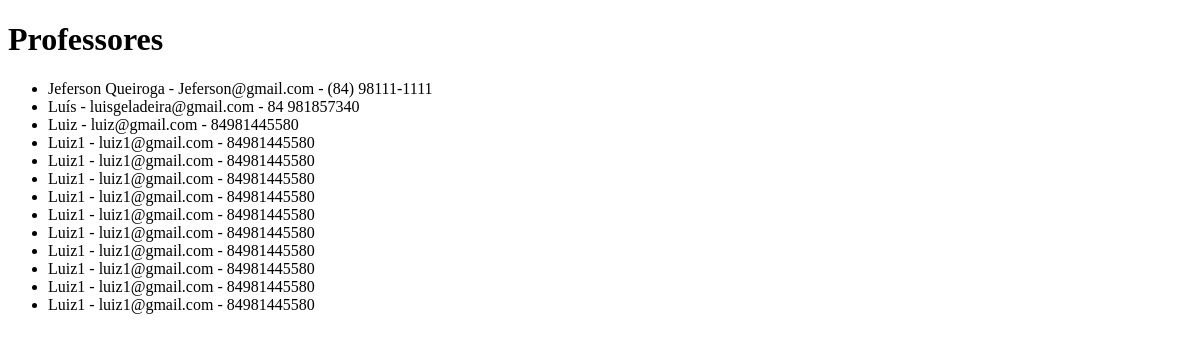
The page /listar_professores/ on the database as committed earlier.
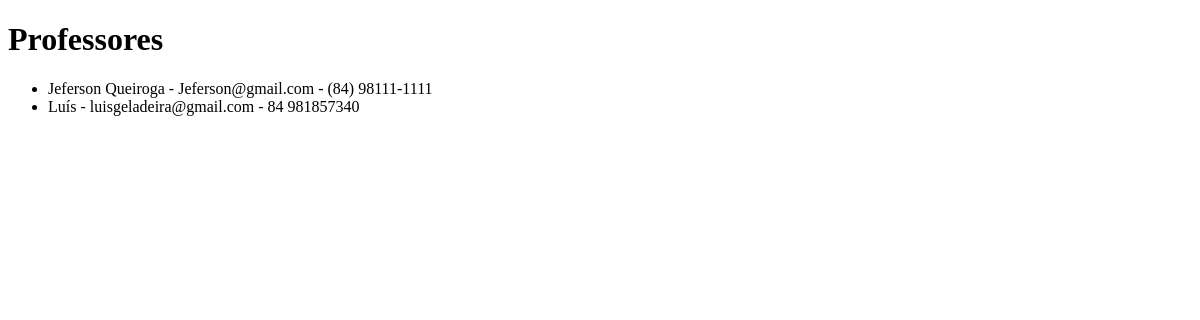
The same page on the database as committed later.
### escola/models.py (models this page shows, shortened)
class Professor(models.Model):
    nome = models.CharField(max_length=50)
    email = models.EmailField(max_length=254)
    celular = models.CharField(max_length=50)

### escola/views.py (the view)
# urls.py: path('listar_professores/', views.listar_professores, name='listar_professores'),
def listar_professores(request):
    professores = Professor.objects.all()
    return render(request, 'listar_professores.html', {'professores': professores})

### escola/templates/listar_professores.html (shortened to what this page needs)
<!DOCTYPE html>
<html lang="pt-br">
<head>
</head>
<body>
    <h1>Professores</h1>
    <ul>
        {% for professor in professores %}
            <li>{{ professor.nome }} - {{ professor.email }} - {{ professor.celular }}</li>
        {% endfor %}
    </ul>
</body>
</html>

Rows that differ between the two databases and show on the page:
removed Professor: nome "Luiz", email "luiz@gmail.com", celular "84981445580"
removed Professor: nome "Luiz1", email "luiz1@gmail.com", celular "84981445580"
removed Professor: nome "Luiz1", email "luiz1@gmail.com", celular "84981445580"
removed Professor: nome "Luiz1", email "luiz1@gmail.com", celular "84981445580"
removed Professor: nome "Luiz1", email "luiz1@gmail.com", celular "84981445580"
removed Professor: nome "Luiz1", email "luiz1@gmail.com", celular "84981445580"
removed Professor: nome "Luiz1", email "luiz1@gmail.com", celular "84981445580"
removed Professor: nome "Luiz1", email "luiz1@gmail.com", celular "84981445580"
removed Professor: nome "Luiz1", email "luiz1@gmail.com", celular "84981445580"
removed Professor: nome "Luiz1", email "luiz1@gmail.com", celular "84981445580"
removed Professor: nome "Luiz1", email "luiz1@gmail.com", celular "84981445580"
